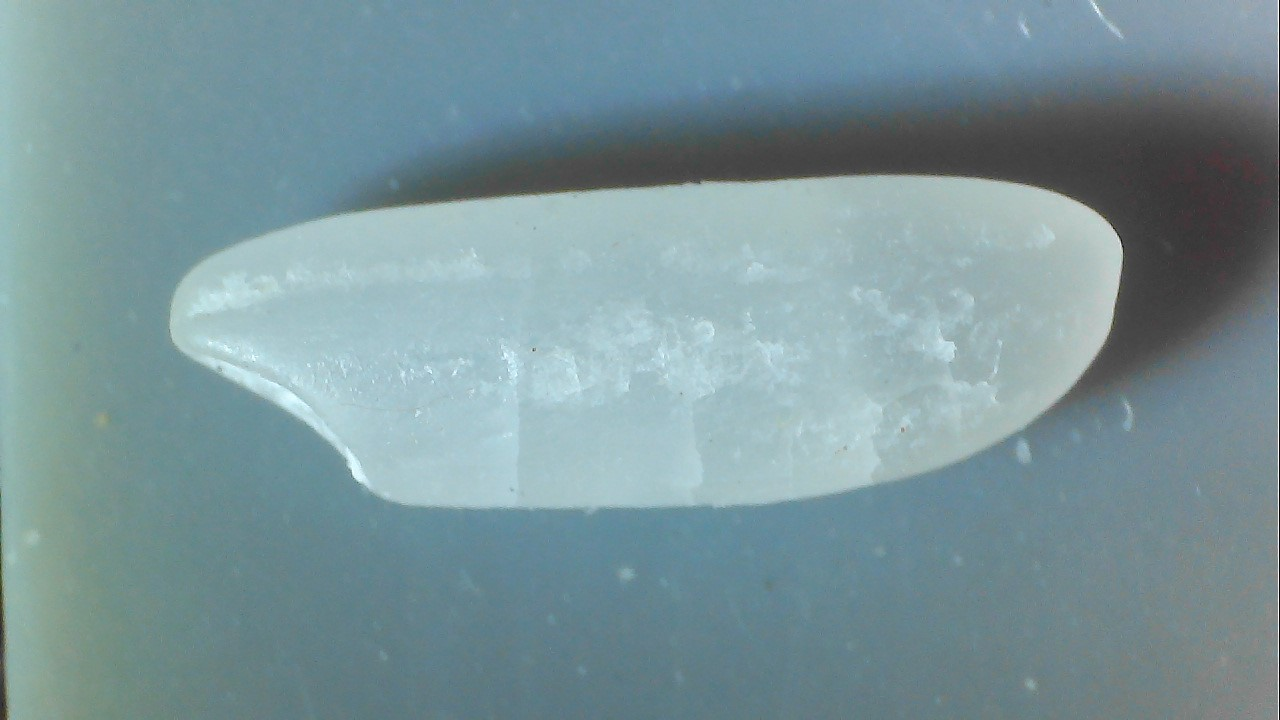
#> input picture rice/fracture.jpg, 1280 x 720 px, found by its file name
$ python fracture_detect.py   (older library calls are emulated)
#> lines starting #> are read from the running program, lines starting #| are printed output that depends on the picture; after the words box and inside, x2 and y2 are one past the last pixel; in counts of white or black regions, pixels touching at a corner belong together
### obj_detect.py
import cv2
import numpy as np
import matplotlib.pyplot as plt

def detect_objects(im):
    # 对彩色图预处理
    # 开运算（去噪）后求roi
    kernel = cv2.getStructuringElement(cv2.MORPH_ELLIPSE, (31, 31))  #kernel大小，准备进行开运算
    im = cv2.morphologyEx(im, cv2.MORPH_OPEN, kernel)    #开运算

    # 不同的灰度化方法
    gray = cv2.cvtColor(im,cv2.COLOR_BGR2GRAY)
    # [17 lines of commented-out code are left out]

    cv2.imshow('gray',gray)
    cv2.waitKey(0)

    # 二值化，自适应二值化
    thresh = cv2.adaptiveThreshold(gray, 255, cv2.ADAPTIVE_THRESH_MEAN_C, cv2.THRESH_BINARY, 11, 2) #二值化
    cv2.imshow('thresh',thresh)
    cv2.waitKey(0)

    # 对二值化图片降噪
    # kernel = cv2.getStructuringElement(cv2.MORPH_ELLIPSE, (3, 3))  # kernel大小，准备进行开运算
    # thresh_open = cv2.morphologyEx(thresh, cv2.MORPH_CLOSE, kernel,iterations = 2)  # 开运算
    # cv2.imshow('thresh_open', thresh_open)

    # 查找轮廓
    contours, hierarchy = cv2.findContours(thresh, cv2.RETR_TREE, cv2.CHAIN_APPROX_SIMPLE)  # 查找轮廓
    # [15 lines of commented-out code are left out]
    objects = []
    painted = []

    # 寻找物体的凸包并绘制凸包的轮廓
    # k = 0
    for i in range(len(contours)):
        cur_index = len(contours) -1 - i # 从最外层的轮廓开始检索，suppose轮廓排序是先里后外
        # cur_index = i
        cnt = contours[cur_index]
        hull = cv2.convexHull(cnt) #查找轮廓的凸包多边形
        hull_area = cv2.contourArea(hull)
        img_area = im.shape[0]*im.shape[1]
        length = len(hull)
        # 过滤凸包点数小于20的轮廓，进一步去除噪音
        if hull_area > img_area/5 and length >20:
        # if length > 20:
        # if cur_index == 3:
        #     print(cur_index)
            if cur_index in painted:
                continue
            # [5 lines of commented-out code are left out]
            painted.append(hierarchy[0][cur_index][3]) #把当前检索到的轮廓的内嵌轮廓放入已绘制列表，避免重复绘制
            rect = cv2.minAreaRect(hull) #最小外接矩形，用于求计算位置和长宽
            box = np.int0(cv2.boxPoints(rect)) #外接矩形的坐标点
            # cv2.fillPoly(im, [contours[cur_index]], (255, 0, 0))
            # cv2.imshow('test',im)
            painted.append(cur_index)
            objects.append({
                'box':box,      #外接矩形的坐标点
                'rect':rect,    #最小外接矩形
                'hull':hull,     #轮廓的凸包多边形
                'cnt':cnt       #轮廓
            })
    # print('满足条件的轮廓：',k)
    # print('len(obj)',len(objects))
    return objects

#检测大米轮廓，测量尺寸
def detect_rice(im):     #返回感兴趣目标(彩色的)
    # 开运算去噪
    kernel = cv2.getStructuringElement(cv2.MORPH_ELLIPSE, (31, 31))  # kernel大小，准备进行开运算
    im1 = cv2.morphologyEx(im, cv2.MORPH_OPEN, kernel)  # 开运算
    # cv2.imshow('im_open',im)
    # cv2.waitKey(0)
    # cv2.imwrite("im_open.jpg",im)

    im2 = im1.copy()

    objs = detect_objects(im)
    for obj in objs:
        #绘制目标最小外接矩形
        cv2.drawContours(im, [obj.get('box')], 0, (0,255,0), 3)
        #绘制目标长度和宽度数据
        rect = obj.get('rect')
        w,h = rect[1]
        w = int(w)
        h = int(h)
        x,y = rect[0]
        x = int(x)
        y = int(y)
        cv2.putText(im,'width:%d,height:%d'%(w,h),(x+50,y),cv2.FONT_HERSHEY_DUPLEX,0.8,(255,0,255),1)

        # 在目标凸包轮廓上绘制半透明的蓝色
        im_hull = np.zeros((im.shape),dtype=np.uint8)
        cv2.fillConvexPoly(im_hull, obj.get('hull'), (255, 0, 0, 127))
        # cv2.imshow('im_hull',im_hull)
        im = cv2.addWeighted(im,1,im_hull,0.5,0)

        # cv2.imshow('im',im)
        # 提取出感兴趣区域,黑白色
        im_hull_roi = np.zeros((im.shape), dtype=np.uint8)
        cv2.fillPoly(im_hull_roi, [obj.get('hull')], (255, 255, 255))
        # [19 lines of commented-out code are left out]
        im2 = cv2.bitwise_and(im2,im_hull_roi)
        # cv2.imwrite('rice_roi.jpg',im2)
        # cour = detect_objects(im2)

    cv2.imshow('blue_mark',im)   #输入的目标图像
    cv2.waitKey(0)
    cv2.imshow('rice_roi_color', im2)    #只显示出感兴趣区域,其他为黑色
    cv2.waitKey(0)
    # roi_gray = cv2.cvtColor(im2,cv2.COLOR_BGR2GRAY)
    # thresh_otsu, roi_mask = cv2.threshold(roi_gray, 0, 255,cv2.THRESH_BINARY+cv2.THRESH_OTSU)
    cv2.imshow('rice_roi', im_hull_roi)  # 只显示出感兴趣区域,其他为黑色
    cv2.waitKey(0)
    return im2

# [4 lines that do not run on import are left out]

### fracture_detect.py
import cv2
import obj_detect
import matplotlib.pyplot as plt

'''
通过梯度方式检测米粒内部断层
本例采用Scharr算子
关于Sobel和Scharr算子，请参阅：https://www.cnblogs.com/yibeimingyue/p/10878514.html
'''
def nothing(parm):
    pass

def detect_fracture(img):
    img_raw = img.copy()
    b,g,r = cv2.split(img)
    img = cv2.merge([r,g,b])     #由于使用plt.show(),所以需要使用rgb进行显示
    grad_x = cv2.Scharr(img,cv2.CV_32F,1,0) # 采用CV_32F是怕数据被截断 ，对x求导
    grad_y = cv2.Scharr(img,cv2.CV_32F,0,1) # 0，1，2->0表示这个方向没有进行求导，对y求导

    gradx = cv2.convertScaleAbs(grad_x) #X方向梯度
    grady = cv2.convertScaleAbs(grad_y) #Y方向梯度
    gradxy = cv2.addWeighted(gradx,0.5,grady,0.5,0) #加权合并X,Y方向梯度

    plt.subplot(2,2,1),plt.imshow(img)
    plt.title('Image')
    plt.subplot(2,2,2),plt.imshow(gradx)
    plt.title('Gradient X')
    plt.subplot(2,2,3),plt.imshow(grady)
    plt.title('Gradient Y')
    plt.subplot(2,2,4),plt.imshow(gradxy)
    plt.title('Gradient XY')
    plt.show()

    cv2.namedWindow("images",cv2.WINDOW_NORMAL)
    cv2.createTrackbar("s1", "images", 57, 255, nothing)
    cv2.createTrackbar("s2", "images", 32, 255, nothing)
    while (1):
        # cv2.namedWindow('images')
        s1 = cv2.getTrackbarPos("s1", "images")
        s2 = cv2.getTrackbarPos("s2", "images")
        out_img = cv2.Canny(img_raw, s1, s2)
        cv2.imshow("images", out_img)
        k = cv2.waitKey(1)
        if k == ord("q"):
            break
    cv2.destroyAllWindows()

if __name__ == "__main__":
    fracture_path = r'rice\fracture.jpg'
    # fracture_path = r'rice\yellow.jpg'
    fracture = cv2.imread(fracture_path, cv2.IMREAD_COLOR)
#> fracture is the input picture: shape (720, 1280, 3); mean B, G, R 154.2, 148.8, 122.7

    # 开运算（去噪）后求roi
    kernel = cv2.getStructuringElement(cv2.MORPH_ELLIPSE, (31, 31))  # kernel大小，准备进行开运算
    fracture_open = cv2.morphologyEx(fracture, cv2.MORPH_OPEN, kernel)  # 开运算
    roi = obj_detect.detect_rice(fracture_open)
#> in detect_objects, `thresh = cv2.adaptiveThreshold(gray, 255, cv2.ADAPTIVE_THRESH_MEAN_C, ..`:
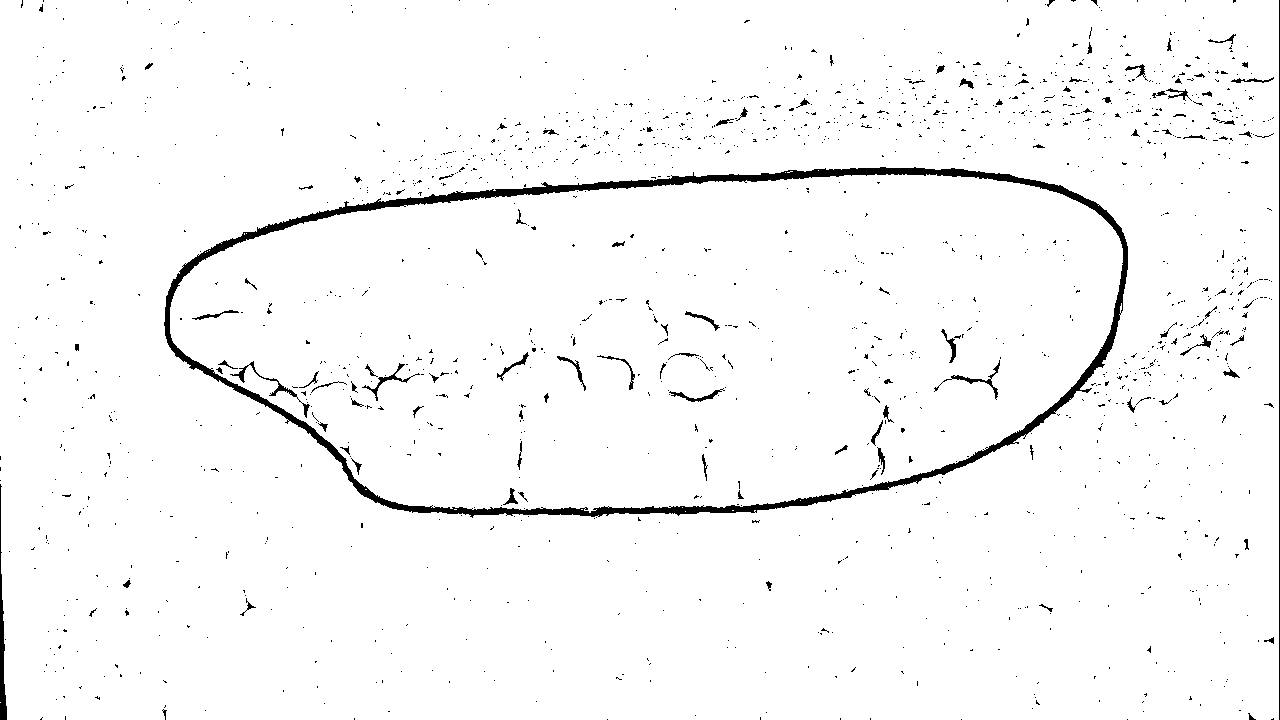
#> thresh: shape (720, 1280); 97.2% white; 1568 black regions (1462 under 20 px)
#> in detect_objects, `contours, hierarchy = cv2.findContours(thresh, cv2.RETR_TREE, cv2.CHAI..`: contours = 2029 contours, 1883 with area under 20; largest, box (x1, y1, x2, y2) and area: (0, 0, 1279, 720) 918010, (163, 166, 1129, 519) 268114, (170, 174, 1123, 513) 251406, (361, 362, 412, 402) 303, (248, 360, 298, 398) 263
#> the loop in detect_objects, `for i in range(len(contours)):` made 2029 passes
#> (cur_index, hull_area, length, rect, box) on pass 1248: (781, 255797.5, 81, ((648.5, 347), (954.8, 326.4), -2.53), [[178, 531], [164, 204], [1118, 162], [1132, 488]])
#> after the loop in detect_objects, `for i in range(len(contours)):`: objects = 1 item; painted = [767, 781]
#> in detect_rice, `objs = detect_objects(im)`: objs = 1 item
#> the loop in detect_rice, `for obj in objs:` made 1 pass
#> (rect, w, h, x, y) on pass 1: (((648.5, 347), (954.8, 326.4), -2.53), 954, 326, 648, 346)

    roi_gray = cv2.cvtColor(roi, cv2.COLOR_BGR2GRAY)
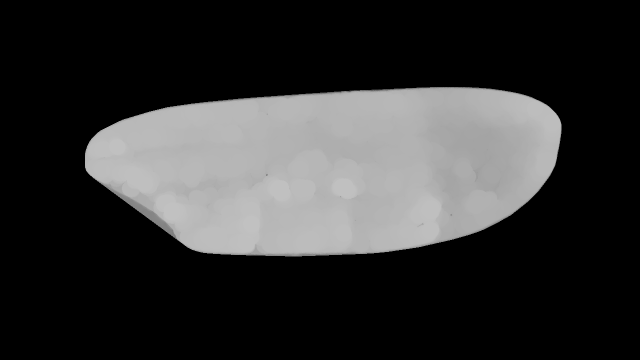
#> roi_gray: shape (720, 1280) (shown at 1/2 size); min 0, max 193, mean 49.9
    thresh_otsu, roi_mask = cv2.threshold(roi_gray, 0, 255, cv2.THRESH_BINARY + cv2.THRESH_OTSU)
#> roi_mask: shape (720, 1280); 27.8% white; 1 white region, box (x1, y1, x2, y2) and area: (170, 174, 1123, 513) 256661
#> thresh_otsu = 89
    img = cv2.bitwise_and(fracture, fracture, mask=roi_mask)
    cv2.imshow('img', img)
    cv2.waitKey(0)
    # 断面检测
    detect_fracture(img)
#> in detect_fracture, `gradxy = cv2.addWeighted(gradx,0.5,grady,0.5,0)`:
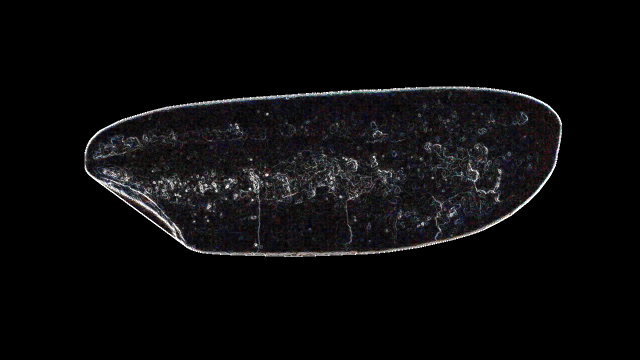
#> gradxy: shape (720, 1280, 3) (shown at 1/2 size); mean R, G, B 10.8, 10.4, 11.3
#> in detect_fracture, `s1 = cv2.getTrackbarPos("s1", "images")`: s1 = 57
#> in detect_fracture, `s2 = cv2.getTrackbarPos("s2", "images")`: s2 = 32
#> in detect_fracture, `out_img = cv2.Canny(img_raw, s1, s2)`:
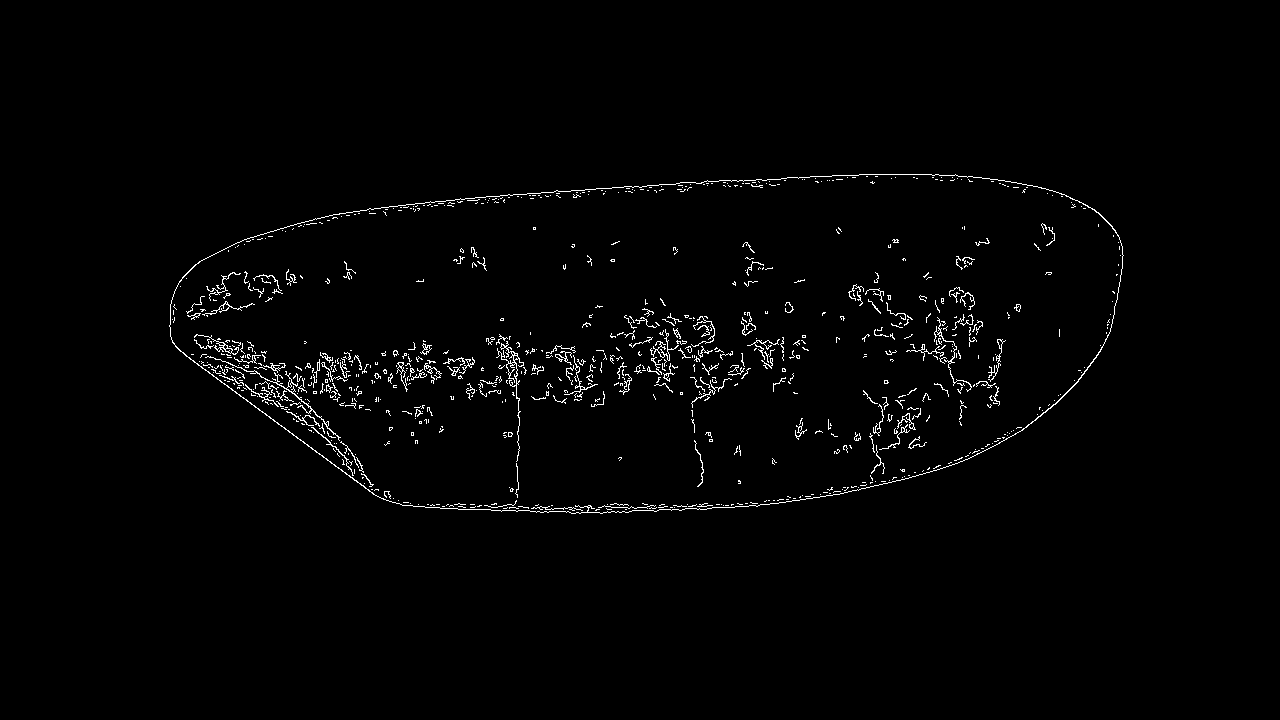
#> out_img: shape (720, 1280); 1.5% white in thin lines or dots, all inside (x1, y1, x2, y2) = (169, 174, 1124, 514)
#> (key q is pressed here)
    cv2.destroyAllWindows()

$ run again, with rice/rice.jpg copied over rice/fracture.jpg
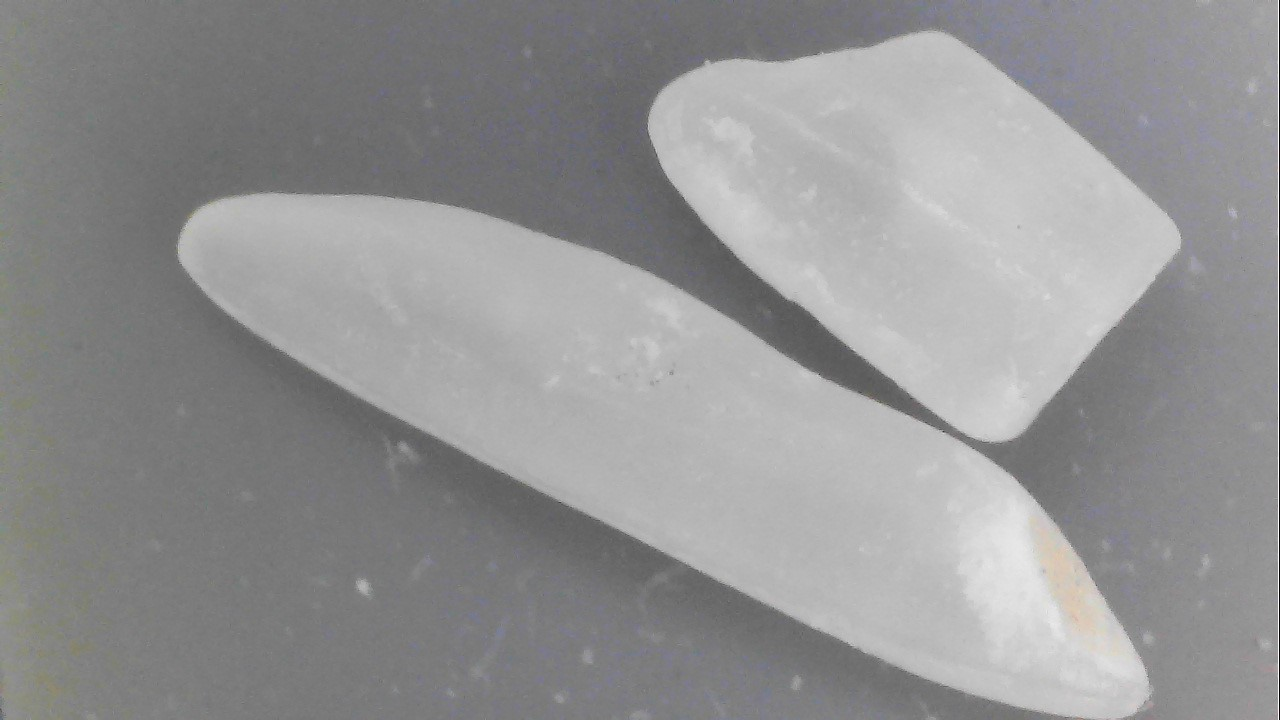
#> input picture rice/rice.jpg, 1280 x 720 px, found by its file name
#> fracture is the input picture: shape (720, 1280, 3); mean B, G, R 147.3, 146.8, 146.8
#> in detect_objects, `thresh = cv2.adaptiveThreshold(gray, 255, cv2.ADAPTIVE_THRESH_MEAN_C, ..`:
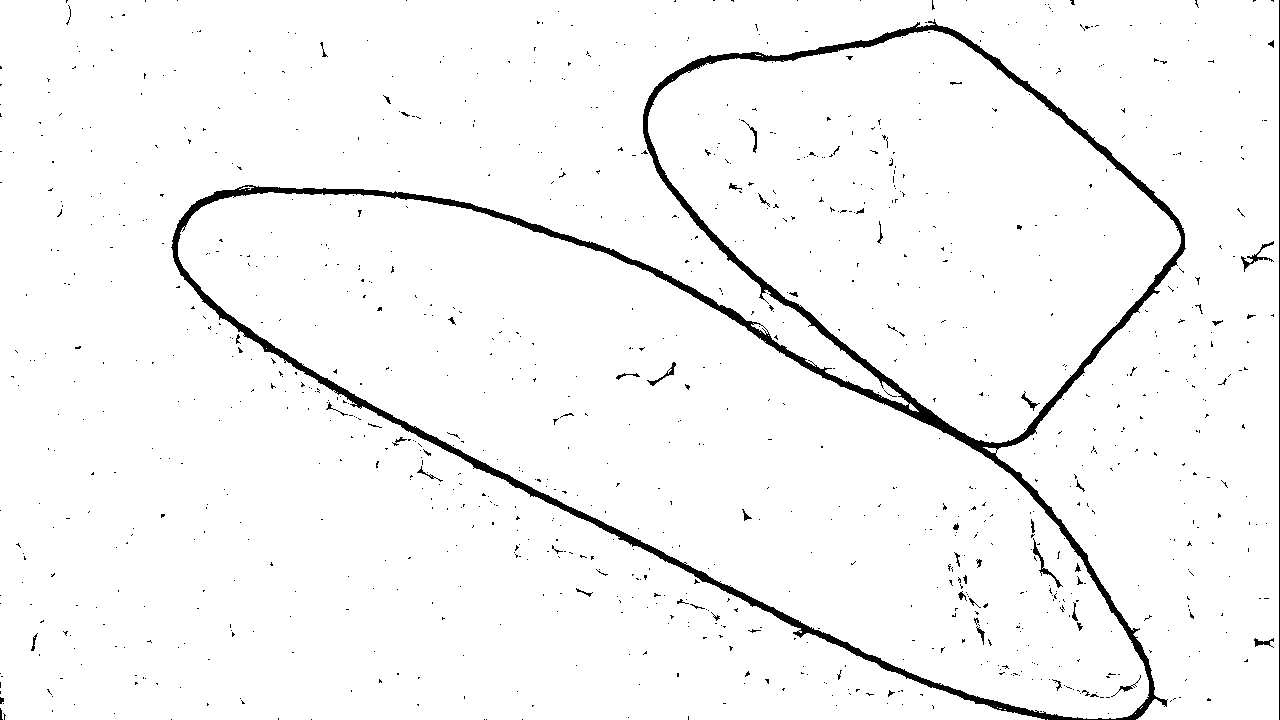
#> thresh: shape (720, 1280); 96.8% white; 1052 black regions (999 under 20 px)
#> contours = 1398 contours, 1316 with area under 20; largest, box (x1, y1, x2, y2) and area: (0, 0, 1279, 720) 550964, (178, 192, 1149, 719) 210434, (648, 30, 1181, 443) 130406, (1240, 240, 1275, 273) 262, (1032, 539, 1063, 589) 240
#> the loop in detect_objects, `for i in range(len(contours)):` made 1398 passes
#> (cur_index, hull_area, length, rect, box) on pass 1388: (10, 213783, 79, ((683.1, 426), (245.6, 1073.3), -63.31), [[1107, 776], [148, 294], [258, 75], [1217, 557]])
#> after the loop in detect_objects, `for i in range(len(contours)):`: objects = 1 item; painted = [-1, 10]
#> objs = 1 item
#> the loop in detect_rice, `for obj in objs:` made 1 pass
#> (rect, w, h, x, y) on pass 1: (((683.1, 426), (245.6, 1073.3), -63.31), 245, 1073, 683, 426)
#> roi_mask: shape (720, 1280); 23.3% white; 1 white region, box (x1, y1, x2, y2) and area: (178, 192, 1149, 719) 214510
#> thresh_otsu = 89
#> s1 = 57
#> s2 = 32
#> in detect_fracture, `out_img = cv2.Canny(img_raw, s1, s2)`:
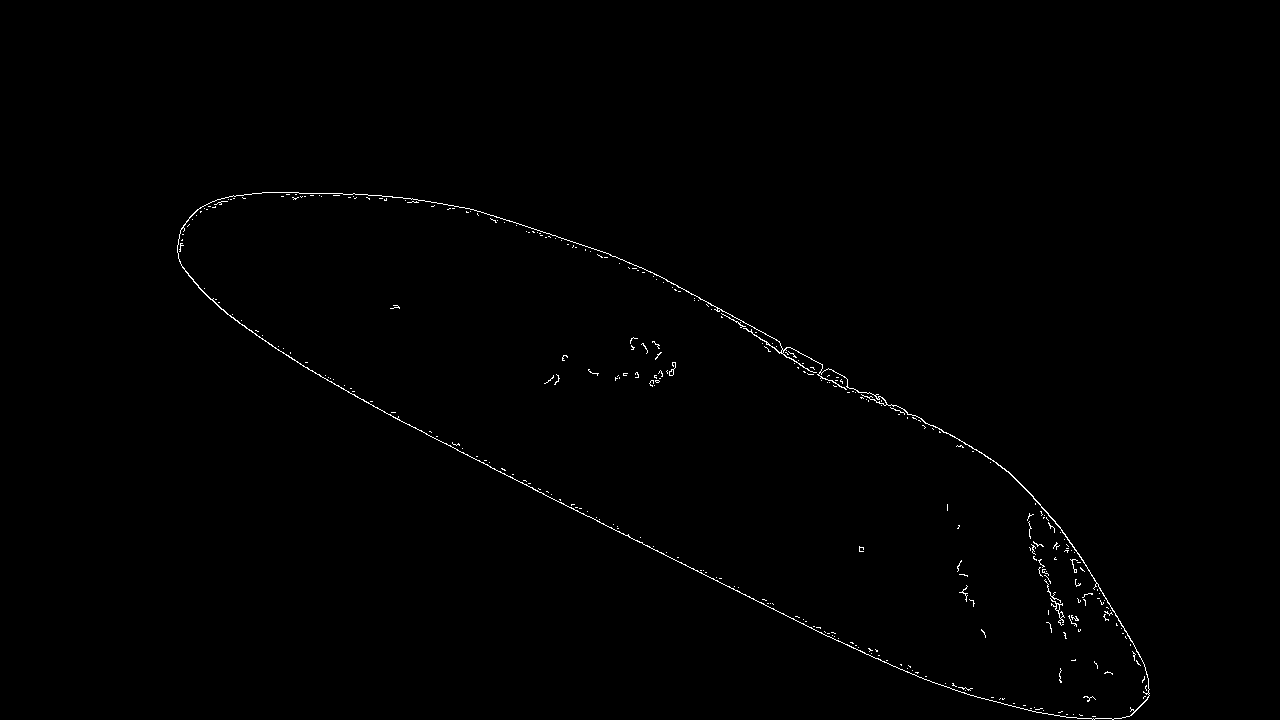
#> out_img: shape (720, 1280); 0.49% white in thin lines or dots, all inside (x1, y1, x2, y2) = (177, 192, 1150, 720)
